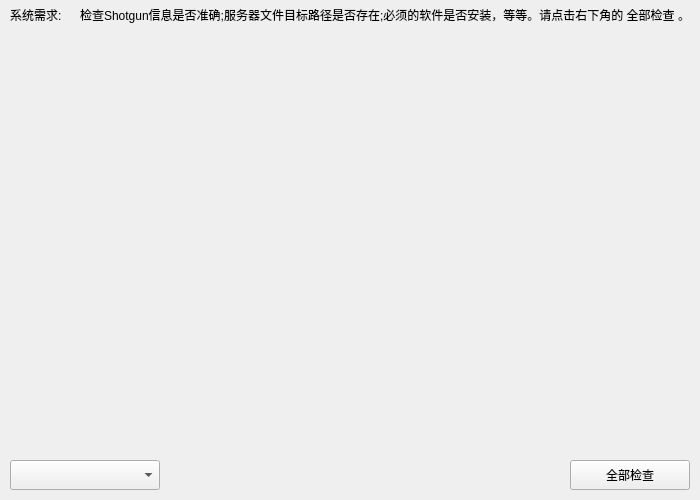
<?xml version="1.0" encoding="UTF-8"?>
<ui version="4.0">
 <class>Form</class>
 <widget class="QWidget" name="Form">
  <property name="geometry">
   <rect>
    <x>0</x>
    <y>0</y>
    <width>700</width>
    <height>500</height>
   </rect>
  </property>
  <property name="windowTitle">
   <string>Form</string>
  </property>
  <widget class="QLabel" name="label_title">
   <property name="geometry">
    <rect>
     <x>10</x>
     <y>0</y>
     <width>70</width>
     <height>30</height>
    </rect>
   </property>
   <property name="text">
    <string>&lt;html&gt;&lt;head/&gt;&lt;body&gt;&lt;p&gt;系统需求:&lt;/p&gt;&lt;/body&gt;&lt;/html&gt;</string>
   </property>
  </widget>
  <widget class="QPushButton" name="pushButton_check">
   <property name="geometry">
    <rect>
     <x>570</x>
     <y>460</y>
     <width>120</width>
     <height>30</height>
    </rect>
   </property>
   <property name="text">
    <string>全部检查</string>
   </property>
  </widget>
  <widget class="QLabel" name="label_description">
   <property name="geometry">
    <rect>
     <x>80</x>
     <y>0</y>
     <width>610</width>
     <height>30</height>
    </rect>
   </property>
   <property name="text">
    <string>&lt;html&gt;&lt;head/&gt;&lt;body&gt;&lt;p&gt;检查Shotgun信息是否准确;服务器文件目标路径是否存在;必须的软件是否安装，等等。请点击右下角的 全部检查 。&lt;/p&gt;&lt;/body&gt;&lt;/html&gt;</string>
   </property>
  </widget>
  <widget class="QComboBox" name="comboBox_tag">
   <property name="geometry">
    <rect>
     <x>10</x>
     <y>460</y>
     <width>150</width>
     <height>30</height>
    </rect>
   </property>
  </widget>
 </widget>
 <resources/>
 <connections/>
</ui>
